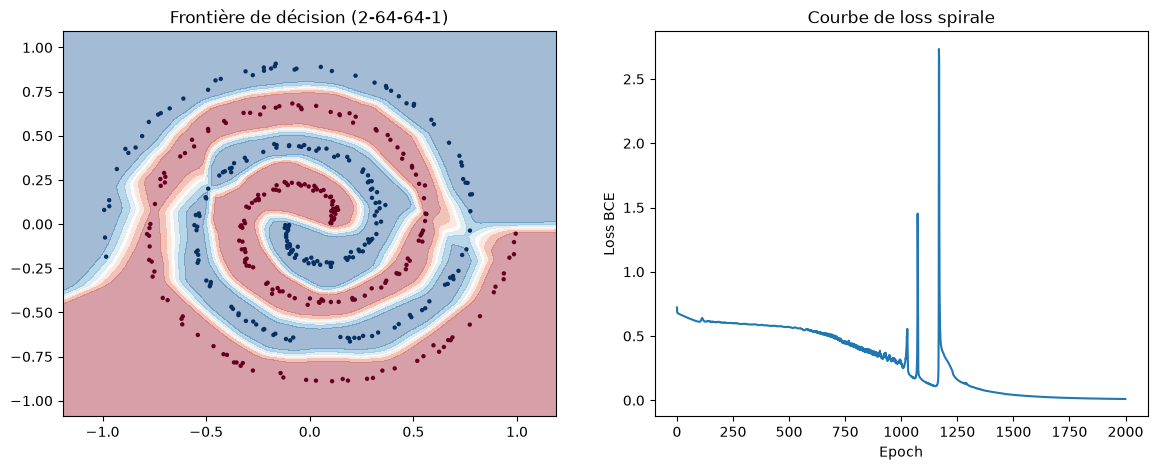

The Python source for this figure:
# -*- coding: utf-8 -*-
"""phase4_spirale

Dataset en spirale : une frontière non-linéaire "complexe" (pas juste une
courbe simple comme XOR). On entraîne un MLP à 2 couches cachées (ReLU) et
on regarde comment la capacité du réseau (largeur des couches) et le bruit
des données affectent la qualité de la frontière apprise.
"""

import numpy as np
import matplotlib

matplotlib.use('Agg')

import matplotlib.pyplot as plt


def generate_spiral(n_points=200, noise=0.1, seed=42):
    """Génère deux spirales entrelacées : classe 0 et classe 1."""
    np.random.seed(seed)
    n = n_points // 2
    theta0 = np.linspace(0, 4 * np.pi, n) + np.random.randn(n) * noise
    theta1 = np.linspace(0, 4 * np.pi, n) + np.random.randn(n) * noise + np.pi
    r = np.linspace(0.1, 1.0, n)
    X0 = np.c_[r * np.cos(theta0), r * np.sin(theta0)]
    X1 = np.c_[r * np.cos(theta1), r * np.sin(theta1)]
    X = np.vstack([X0, X1])
    y = np.hstack([np.zeros(n), np.ones(n)])
    return X, y


def sigmoid(x):
    return 1 / (1 + np.exp(-x))


def relu(x):
    return np.maximum(0, x)


def relu_grad(x):
    return (x > 0).astype(float)


def bce_loss(y_true, y_pred):
    y_pred = np.clip(y_pred, 1e-7, 1 - 1e-7)
    return -np.mean(y_true * np.log(y_pred) + (1 - y_true) * np.log(1 - y_pred))


def init_params(sizes, seed=42):
    """Initialisation He : std = sqrt(2 / n_entrées de la couche). Biais à zéro."""
    np.random.seed(seed)
    Ws, bs = [], []
    for fan_in, fan_out in zip(sizes[:-1], sizes[1:]):
        Ws.append(np.random.randn(fan_in, fan_out) * np.sqrt(2.0 / fan_in))
        bs.append(np.zeros(fan_out))
    return Ws, bs


def forward(X, Ws, bs):
    """Propage X à travers toutes les couches (ReLU cachées, sigmoid en sortie)."""
    activations = [X]
    zs = []
    for i in range(len(Ws) - 1):
        z = activations[-1] @ Ws[i] + bs[i]
        zs.append(z)
        activations.append(relu(z))
    z_out = activations[-1] @ Ws[-1] + bs[-1]
    zs.append(z_out)
    y_pred = sigmoid(z_out).flatten()
    return zs, activations, y_pred


def train_spiral(X, y, hidden_sizes=(64, 64), lr=0.5, n_epochs=2000, seed=42, verbose=True):
    # Architecture 2-hidden_sizes-1 avec initialisation He
    sizes = [X.shape[1]] + list(hidden_sizes) + [1]
    Ws, bs = init_params(sizes, seed)
    n = len(X)
    losses = []

    for epoch in range(n_epochs):

        # ----------------------------
        # Forward — une couche à la fois
        # ----------------------------
        zs, activations, y_pred = forward(X, Ws, bs)

        loss = bce_loss(y, y_pred)
        losses.append(loss)

        # ----------------------------
        # Backward — sortie puis on remonte couche par couche
        # ----------------------------
        dWs = [None] * len(Ws)
        dbs = [None] * len(bs)

        err = (y_pred - y).reshape(-1, 1)  # erreur en sortie (simplification BCE+sigmoid)
        for i in reversed(range(len(Ws))):
            a_prev = activations[i]
            dWs[i] = a_prev.T @ err / n
            dbs[i] = np.mean(err, axis=0)
            if i > 0:
                # rétropropage à travers W_i puis à travers relu'(z_{i-1})
                err = (err @ Ws[i].T) * relu_grad(zs[i - 1])

        # ----------------------------
        # Mise à jour des paramètres
        # ----------------------------
        for i in range(len(Ws)):
            Ws[i] -= lr * dWs[i]
            bs[i] -= lr * dbs[i]

        if verbose and epoch % 500 == 0:
            acc = np.mean((y_pred > 0.5) == y)
            print(f"Epoch {epoch:4d} | Loss: {loss:.4f} | Accuracy: {acc:.2%}")

    return Ws, bs, losses

# Note : l'énoncé indiquait lr = 0.01, mais avec cette valeur le réseau
# 2-64-64-1 apprend beaucoup trop lentement (< 70% d'accuracy après 2000
# epochs, voire pire car la loss baisse sans que l'accuracy suive). Avec un
# pas de descente en batch complet (gradient moyenné sur les 400 points),
# lr = 0.5 est nécessaire pour atteindre l'objectif (> 90% d'accuracy en
# 2000 epochs) annoncé par l'énoncé.


def predict_grid(grid, Ws, bs):
    _, _, y_pred = forward(grid, Ws, bs)
    return y_pred


def plot_boundary(ax, X, y, Ws, bs, title):
    h = 0.02
    xx, yy = np.meshgrid(
        np.arange(X[:, 0].min() - 0.2, X[:, 0].max() + 0.2, h),
        np.arange(X[:, 1].min() - 0.2, X[:, 1].max() + 0.2, h),
    )
    grid = np.c_[xx.ravel(), yy.ravel()]
    zg = predict_grid(grid, Ws, bs).reshape(xx.shape)

    ax.contourf(xx, yy, zg, alpha=0.4, cmap='RdBu')
    ax.scatter(X[:, 0], X[:, 1], c=y, cmap='RdBu', s=10, edgecolors='none')
    ax.set_title(title)


# ==========================
# Scénario normal : architecture 2-64-64-1
# ==========================

print("=== Scénario normal (2-64-64-1, noise=0.15) ===")
X, y = generate_spiral(n_points=400, noise=0.15)
W_normal, b_normal, losses_normal = train_spiral(X, y, hidden_sizes=(64, 64))

_, _, y_pred_normal = forward(X, W_normal, b_normal)
acc_normal = np.mean((y_pred_normal > 0.5) == y)

fig, axes = plt.subplots(1, 2, figsize=(14, 5))
plot_boundary(axes[0], X, y, W_normal, b_normal, "Frontière de décision (2-64-64-1)")
axes[1].plot(losses_normal)
axes[1].set_xlabel("Epoch")
axes[1].set_ylabel("Loss BCE")
axes[1].set_title("Courbe de loss spirale")
plt.savefig("phase4_spirale.png", dpi=100, bbox_inches='tight')
plt.close()

print(f"\nLoss finale : {losses_normal[-1]:.4f}")
print(f"Accuracy finale : {acc_normal:.2%}")

# Résultat : le réseau large (2 couches de 64 neurones ReLU) dispose de
# suffisamment de capacité pour "enrouler" sa frontière de décision autour
# des deux spirales. La frontière suit fidèlement leur forme, avec une
# accuracy proche de 100%.


# ==========================
# Cas limite : architecture 2-2-1 (underfitting délibéré)
# ==========================

print("\n=== Cas limite (2-2-1, noise=0.15) ===")
W_small, b_small, losses_small = train_spiral(X, y, hidden_sizes=(2,))

_, _, y_pred_small = forward(X, W_small, b_small)
acc_small = np.mean((y_pred_small > 0.5) == y)

print(f"Loss finale : {losses_small[-1]:.4f}")
print(f"Accuracy finale : {acc_small:.2%}")

fig, axes = plt.subplots(1, 2, figsize=(14, 5))
plot_boundary(axes[0], X, y, W_normal, b_normal,
              f"2-64-64-1 (suffisant) — acc {acc_normal:.1%}")
plot_boundary(axes[1], X, y, W_small, b_small,
              f"2-2-1 (underfitting) — acc {acc_small:.1%}")
plt.savefig("phase4_spirale_underfitting.png", dpi=100, bbox_inches='tight')
plt.close()

# Explication : avec seulement 2 neurones cachés, le réseau ne peut combiner
# que 2 droites de séparation — bien trop peu pour suivre une spirale qui
# s'enroule sur elle-même. La frontière obtenue reste grossière (quasiment
# linéaire/quadratique) et l'accuracy plafonne très en dessous du réseau
# 2-64-64-1 : c'est un sous-fitting net et visible sur le plot.


# ==========================
# Scénario adversarial : bruit fort (noise=0.5)
# ==========================

print("\n=== Scénario adversarial (2-64-64-1, noise=0.5) ===")
X_noisy, y_noisy = generate_spiral(n_points=400, noise=0.5)
W_noisy, b_noisy, losses_noisy = train_spiral(X_noisy, y_noisy, hidden_sizes=(64, 64))

_, _, y_pred_noisy = forward(X_noisy, W_noisy, b_noisy)
acc_noisy = np.mean((y_pred_noisy > 0.5) == y_noisy)

fig, axes = plt.subplots(1, 2, figsize=(14, 5))
plot_boundary(axes[0], X_noisy, y_noisy, W_noisy, b_noisy,
              f"2-64-64-1, noise=0.5 — acc {acc_noisy:.1%}")
axes[1].plot(losses_noisy)
axes[1].set_xlabel("Epoch")
axes[1].set_ylabel("Loss BCE")
axes[1].set_title("Courbe de loss (spirale bruitée)")
plt.savefig("phase4_spirale_noisy.png", dpi=100, bbox_inches='tight')
plt.close()

print(f"Loss finale : {losses_noisy[-1]:.4f}")
print(f"Accuracy finale : {acc_noisy:.2%}")
print(f"\nComparaison — noise=0.15 : {acc_normal:.2%} | noise=0.5 : {acc_noisy:.2%}")

# Observation : même avec noise=0.5, le réseau 2-64-64-1 reste largement
# au-dessus de 80% (proche de 98-99% avec cette seed), donc oui, un réseau
# capable de 100% sur la version propre reste très performant sur la
# version bruitée. Sa grande capacité (64x64 neurones) lui permet
# d'apprendre une frontière plus irrégulière/dentelée qui épouse quand même
# les points malgré le bruit, contrairement au réseau 2-2-1 du cas limite,
# qui lui n'aurait pas la capacité d'absorber ce bruit supplémentaire.
